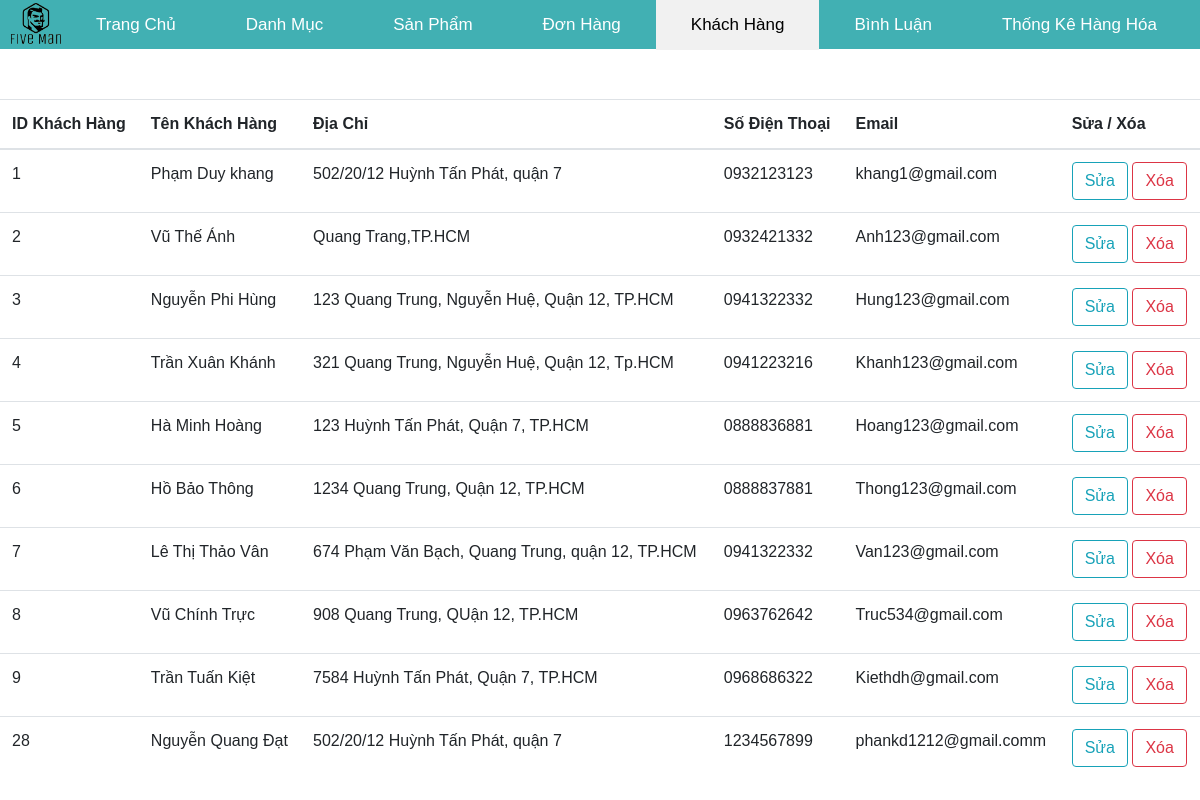
/module/controller/customer.php (signed in), run on the app's committed database.
### tables this page shows
CREATE TABLE `khachhang` (
  `id_kh` int(11) NOT NULL COMMENT 'mã khách hàng',
  `ten_kh` varchar(50) NOT NULL COMMENT 'tên khách hàng',
  `diachi_kh` varchar(255) NOT NULL COMMENT 'địa chỉ khách hàng',
  `sdt_kh` varchar(10) NOT NULL COMMENT 'số điện thoại khách hàng',
  `password` varchar(50) NOT NULL COMMENT 'mật khẩu',
  `vai_tro` bit(1) NOT NULL COMMENT '0 là khách hàng, 1 là nhân viên',
  `kichhoat` bit(1) NOT NULL COMMENT 'trạng thái kích hoạt',
  `image` varchar(255) NOT NULL COMMENT 'ảnh khách hàng',
  `email` varchar(50) NOT NULL COMMENT 'email khách hàng dùng để đăng nhập'
);

### module/model/database.php (called while the page is built, shortened)
<?php
    function getConnection(){
        $host='localhost';
        $dbname='laptop1';
        $username='root';
        $password='';
        $options = array(PDO::MYSQL_ATTR_INIT_COMMAND => "SET NAMES utf8",
        PDO::ATTR_ERRMODE => PDO::ERRMODE_EXCEPTION);
        $dbh=new PDO('mysql:host='.$host.';
            dbname='.$dbname,$username,$password,$options);
        return $dbh;
    }
    function query($sql)
    {
        $connect=getConnection();
        $result=$connect->query($sql);
        return $result;
    }
?>

### module/model/customer.php (called while the page is built, shortened)
<?php
    include_once('database.php');
    function getAllCustomer()
    {
        $sql="select * from khachhang";
        return query($sql);
    }
?>

### module/view/customer/customer.php (the view, shortened to what this page needs)
<!DOCTYPE html>
<html lang="en">
<head>
    <link rel="stylesheet" href="https://use.fontawesome.com/releases/v5.7.0/css/all.css">
</head>
<body>
<?php
    include_once '../controller/index.php';
?>
    <table class = "table table-hover">
        <thead>
            <tr>
                <th>ID Khách Hàng</th>
                <th>Tên Khách Hàng</th>
                <th>Địa Chỉ</th>
                <th>Số Điện Thoại</th>
                <th>Email</th>
                <th>Sửa / Xóa</th>
            </tr>
        </thead>
        <tbody>
        <?php
            $customers=getAllCustomer();
            foreach ($customers as $cus){
                echo'<tr>
                        <td>'.$cus['id_kh'].'</td>
                        <td>'.$cus['ten_kh'].'</td>
                        <td>'.$cus['diachi_kh'].'</td>
                        <td>'.$cus['sdt_kh'].'</td>
                        <td>'.$cus['email'].'</td>
                        <td>
                          <a href="customer.php?ctrl=customer&act=edit&id='.$cus['id_kh'].'"><button type="button" class="btn btn-outline-info">Sửa</button></a>
                          <a href="customer.php?ctrl=customer&act=delete&id='.$cus['id_kh'].'" class="checkDelete"><button type="button" class="btn btn-outline-danger">Xóa</button></a>
                        </td>
                    </tr>';
            }
        ?>
        </tbody>
    </table>
</body>
</html>

### public/css/Style4.css (style rules this page uses)
* { margin:0px; padding:0px; font-family:Arial, Helvetica, sans-serif; }

### data on the page
khachhang: id_kh "1", ten_kh "Phạm Duy khang", diachi_kh "502/20/12 Huỳnh Tấn Phát, quận 7", sdt_kh "0932123123", email "khang1@gmail.com"
khachhang: id_kh "2", ten_kh "Vũ Thế Ánh", diachi_kh "Quang Trang,TP.HCM", sdt_kh "0932421332", email "Anh123@gmail.com"
khachhang: id_kh "3", ten_kh "Nguyễn Phi Hùng", diachi_kh "123 Quang Trung, Nguyễn Huệ, Quận 12, TP.HCM", sdt_kh "0941322332", email "Hung123@gmail.com"
khachhang: id_kh "4", ten_kh "Trần Xuân Khánh", diachi_kh "321 Quang Trung, Nguyễn Huệ, Quận 12, Tp.HCM", sdt_kh "0941223216", email "Khanh123@gmail.com"
khachhang: id_kh "5", ten_kh "Hà Minh Hoàng", diachi_kh "123 Huỳnh Tấn Phát, Quận 7, TP.HCM", sdt_kh "0888836881", email "Hoang123@gmail.com"
khachhang: id_kh "6", ten_kh "Hồ Bảo Thông", diachi_kh "1234 Quang Trung, Quận 12, TP.HCM", sdt_kh "0888837881", email "Thong123@gmail.com"
khachhang: id_kh "7", ten_kh "Lê Thị Thảo Vân", diachi_kh "674 Phạm Văn Bạch, Quang Trung, quận 12, TP.HCM", sdt_kh "0941322332", email "Van123@gmail.com"
khachhang: id_kh "8", ten_kh "Vũ Chính Trực", diachi_kh "908 Quang Trung, QUận 12, TP.HCM", sdt_kh "0963762642", email "Truc534@gmail.com"
khachhang: id_kh "9", ten_kh "Trần Tuấn Kiệt", diachi_kh "7584 Huỳnh Tấn Phát, Quận 7, TP.HCM", sdt_kh "0968686322", email "Kiethdh@gmail.com"
khachhang: id_kh "28", ten_kh "Nguyễn Quang Đạt", diachi_kh "502/20/12 Huỳnh Tấn Phát, quận 7", sdt_kh "1234567899", email "phankd1212@gmail.comm"
